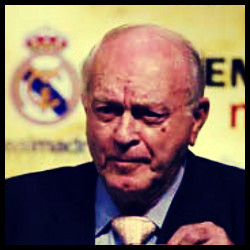
#> input picture data/test_lfw/images/Alfredo_di_Stefano_0001.jpg, 250 x 250 px, given in place of the camera
$ python main.py
#> lines starting #> are read from the running program, lines starting #| are printed output that depends on the picture
### src/detectors.py
"""演示和评估入口复用的检测器适配层。"""

from __future__ import annotations

from pathlib import Path

import cv2

from .cascade import CascadeClassifier
from .cascade_paths import haarcascade_path
from .nms import non_max_suppression
from .sliding_window import detect_multiscale


# [23 lines left out: function _expand_boxes, not called in this run]


class OpenCVHaarDetector:
    """OpenCV 预训练 Haar Cascade 基线检测器。"""

    name = "opencv"

    def __init__(self) -> None:
        """加载 OpenCV 自带的正脸 Haar cascade XML 文件。"""
        paths = [
            haarcascade_path("haarcascade_frontalface_default.xml"),
            haarcascade_path("haarcascade_frontalface_alt2.xml"),
        ]
        self.classifiers = []
        for path in paths:
            classifier = cv2.CascadeClassifier(path)
            if classifier.empty():
                raise RuntimeError(f"Failed to load Haar cascade: {path}")
            self.classifiers.append(classifier)

    def detect(self, frame, options: dict) -> tuple:
        """运行 OpenCV 基线检测器，返回灰度图和去重后的人脸框。"""
        gray = cv2.cvtColor(frame, cv2.COLOR_BGR2GRAY)
        if options.get("equalize"):
            gray = cv2.equalizeHist(gray)

        rectangles = []
        for classifier in self.classifiers:
            faces = classifier.detectMultiScale(
                gray,
                scaleFactor=float(options.get("scale_factor", 1.1)),
                minNeighbors=int(options.get("min_neighbors", 4)),
                minSize=(int(options.get("min_size", 30)), int(options.get("min_size", 30))),
                flags=cv2.CASCADE_SCALE_IMAGE,
            )
            rectangles.extend(tuple(int(value) for value in face) for face in faces)
        return gray, [tuple(map(int, rect[:4])) for rect in non_max_suppression(rectangles, threshold=0.25)]


class CustomCascadeDetector:
    """加载本项目训练出的手写 Viola-Jones Cascade 模型。"""

    name = "custom"

    # [37 lines left out: functions __init__, detect, not called in this run]


def create_detector(name: str, model_path: str | Path = "models/custom_cascade.json"):
    """按名称创建 OpenCV 基线检测器或自训练 cascade 检测器。"""
    if name == "opencv":
        return OpenCVHaarDetector()
    if name == "custom":
        return CustomCascadeDetector(model_path)
    raise ValueError(f"Unknown detector: {name}")

### src/nms.py
"""非极大值抑制和检测框重叠度计算工具。"""

from __future__ import annotations


def intersection_over_union(a: tuple, b: tuple) -> float:
    """计算两个框的 IoU，用于检测结果匹配和 NMS。"""
    ax, ay, aw, ah = a[:4]
    bx, by, bw, bh = b[:4]
    x1 = max(ax, bx)
    y1 = max(ay, by)
    x2 = min(ax + aw, bx + bw)
    y2 = min(ay + ah, by + bh)
    intersection = max(0, x2 - x1) * max(0, y2 - y1)
    if intersection <= 0:
        return 0.0
    union = aw * ah + bw * bh - intersection
    return intersection / union if union else 0.0


def non_max_suppression(boxes: list[tuple], threshold: float = 0.3) -> list[tuple]:
    """非极大值抑制：保留高分框，去掉与其高度重叠的重复框。"""
    if not boxes:
        return []

    def score(box: tuple) -> float:
        """优先使用显式检测分数，否则退回到检测框面积。"""
        if len(box) >= 5:
            return float(box[4])
        return float(box[2] * box[3])

    candidates = sorted(boxes, key=score, reverse=True)
    selected: list[tuple] = []
    for box in candidates:
        if all(intersection_over_union(box, kept) < threshold for kept in selected):
            selected.append(box)
    # 去掉被大框包含的小框（眼睛/鼻子等子区域误检）
    return remove_contained_boxes(selected)


def remove_contained_boxes(boxes: list[tuple], coverage: float = 0.5) -> list[tuple]:
    """如果小框的大部分面积被某个大框覆盖，删掉小框。"""
    if len(boxes) <= 1:
        return boxes
    keep = []
    for i, a in enumerate(boxes):
        ax, ay, aw, ah = a[:4]
        a_area = aw * ah
        contained = False
        for j, b in enumerate(boxes):
            if i == j:
                continue
            bx, by, bw, bh = b[:4]
            b_area = bw * bh
            if b_area <= a_area:
                continue  # 只看比自己大的框
            # 计算交集
            ix1, iy1 = max(ax, bx), max(ay, by)
            ix2, iy2 = min(ax + aw, bx + bw), min(ay + ah, by + bh)
            inter = max(0, ix2 - ix1) * max(0, iy2 - iy1)
            if a_area > 0 and inter / a_area >= coverage:
                contained = True
                break
        if not contained:
            keep.append(a)
    return keep

### src/cascade_paths.py
"""跨环境定位 OpenCV Haar cascade XML 文件的辅助函数。"""

from __future__ import annotations

from pathlib import Path
import sys

import cv2


def haarcascade_dir() -> Path:
    """在 pip、conda 等不同安装方式下查找 OpenCV Haar cascade 目录。"""
    data = getattr(cv2, "data", None)
    if data is not None and getattr(data, "haarcascades", None):
        candidate = Path(data.haarcascades)
        if candidate.exists():
            return candidate

    candidates = []
    prefixes = {Path(sys.prefix)}
    for prefix in prefixes:
        candidates.extend(
            [
                prefix / "share" / "opencv4" / "haarcascades",
                prefix / "share" / "opencv" / "haarcascades",
                prefix / "Library" / "etc" / "haarcascades",
            ]
        )
    cv2_file = getattr(cv2, "__file__", None)
    if cv2_file:
        cv2_path = Path(cv2_file).resolve()
        candidates.extend(
            [
                cv2_path.parent / "data",
                cv2_path.parent / "data" / "haarcascades",
            ]
        )

    for candidate in candidates:
        if (candidate / "haarcascade_frontalface_default.xml").exists():
            return candidate

    raise RuntimeError("Could not find OpenCV haarcascades directory")


def haarcascade_path(filename: str) -> str:
    """返回指定 OpenCV Haar cascade XML 文件的绝对路径。"""
    path = haarcascade_dir() / filename
    if not path.exists():
        raise RuntimeError(f"OpenCV Haar cascade file not found: {path}")
    return str(path)

### main.py
"""带 OpenCV 调参控件的单检测器交互式人脸检测演示。"""

from __future__ import annotations

import argparse
import csv
import platform
import time
from pathlib import Path

import cv2

from src.cascade_paths import haarcascade_path
from src.detectors import create_detector


WINDOW_NAME = "Viola-Jones Face Detection"
CONTROL_WINDOW = "Controls"
PROJECT_ROOT = Path(__file__).resolve().parent


def project_path(path: str | Path) -> Path:
    """Resolve relative CLI paths from the repository root."""
    candidate = Path(path)
    return candidate if candidate.is_absolute() else PROJECT_ROOT / candidate


def parse_args() -> argparse.Namespace:
    """解析交互式演示脚本的命令行参数。"""
    parser = argparse.ArgumentParser(description="使用 OpenCV 或自训练 cascade 进行实时人脸检测。")
    parser.add_argument("--source", default="0", help="摄像头编号（如 0），或视频/图片路径。默认：0")
    parser.add_argument("--detector", choices=["opencv", "custom"], default="opencv", help="检测器后端。")
    parser.add_argument("--model", default="models/custom_cascade.json", help="自训练 cascade 模型路径。")
    parser.add_argument("--scale-factor", type=float, default=None, help="图像金字塔缩放因子。")
    parser.add_argument("--min-neighbors", type=int, default=4, help="OpenCV Haar minNeighbors。默认：4")
    parser.add_argument("--min-size", type=int, default=30, help="最小人脸尺寸（像素）。默认：30")
    parser.add_argument("--window-step", type=int, default=4, help="自实现检测器滑窗步长。默认：4")
    parser.add_argument("--nms-threshold", type=float, default=0.3, help="自实现检测器 NMS IoU 阈值。默认：0.3")
    parser.add_argument("--equalize", action="store_true", help="检测前启用直方图均衡化。")
    parser.add_argument("--no-display", action="store_true", help="不打开 OpenCV 窗口，只保存结果。")
    parser.add_argument("--width", type=int, default=960, help="摄像头帧宽度。默认：960")
    parser.add_argument("--height", type=int, default=540, help="摄像头帧高度。默认：540")
    return parser.parse_args()


def resolve_defaults(args: argparse.Namespace) -> argparse.Namespace:
    """根据检测器类型补默认参数：OpenCV 和手写检测器使用不同默认尺度。"""
    if args.scale_factor is None:
        args.scale_factor = 1.1 if args.detector == "opencv" else 1.2
    return args


def open_source(source: str, width: int, height: int):
    """打开摄像头、视频或图片输入源。"""
    if source.isdigit():
        camera_index = int(source)
        if platform.system() == "Windows":
            cap = cv2.VideoCapture(camera_index, cv2.CAP_DSHOW)
        else:
            cap = cv2.VideoCapture(camera_index)
        cap.set(cv2.CAP_PROP_FRAME_WIDTH, width)
        cap.set(cv2.CAP_PROP_FRAME_HEIGHT, height)
        return cap, False

    path = project_path(source)
    if not path.exists():
        raise FileNotFoundError(f"Input source does not exist: {source}")

    if path.suffix.lower() in {".jpg", ".jpeg", ".png", ".bmp", ".webp"}:
        image = cv2.imread(str(path))
        if image is None:
            raise RuntimeError(f"Failed to read image: {source}")
        return image, True

    return cv2.VideoCapture(str(path)), False


def ensure_output_dirs():
    """创建截图、人脸裁剪和运行日志输出目录。"""
    root = PROJECT_ROOT / "results"
    screenshots = root / "screenshots"
    faces = root / "faces"
    logs = root / "logs"
    screenshots.mkdir(parents=True, exist_ok=True)
    faces.mkdir(parents=True, exist_ok=True)
    logs.mkdir(parents=True, exist_ok=True)
    return screenshots, faces, logs


def create_controls(args: argparse.Namespace) -> None:
    """创建 OpenCV 滑条窗口，用于实时调参。"""
    cv2.namedWindow(CONTROL_WINDOW, cv2.WINDOW_NORMAL)
    cv2.resizeWindow(CONTROL_WINDOW, 500, 260)
    cv2.createTrackbar("scale x100", CONTROL_WINDOW, int(args.scale_factor * 100), 160, lambda _: None)
    cv2.createTrackbar("minNeighbors", CONTROL_WINDOW, args.min_neighbors, 20, lambda _: None)
    cv2.createTrackbar("minSize", CONTROL_WINDOW, args.min_size, 240, lambda _: None)
    cv2.createTrackbar("window step", CONTROL_WINDOW, args.window_step, 16, lambda _: None)
    cv2.createTrackbar("equalize", CONTROL_WINDOW, int(args.equalize), 1, lambda _: None)
    cv2.createTrackbar("eyes", CONTROL_WINDOW, 1, 1, lambda _: None)
    cv2.createTrackbar("privacy blur", CONTROL_WINDOW, 0, 1, lambda _: None)


def read_controls(args: argparse.Namespace) -> dict:
    """从滑条窗口读取当前参数，并统一成检测器 options。"""
    scale_raw = cv2.getTrackbarPos("scale x100", CONTROL_WINDOW)
    min_neighbors = cv2.getTrackbarPos("minNeighbors", CONTROL_WINDOW)
    min_size = cv2.getTrackbarPos("minSize", CONTROL_WINDOW)
    window_step = cv2.getTrackbarPos("window step", CONTROL_WINDOW)
    return {
        "detector": args.detector,
        "scale_factor": max(1.05, scale_raw / 100.0),
        "min_neighbors": max(1, min_neighbors),
        "min_size": max(20, min_size),
        "window_step": max(1, window_step),
        "nms_threshold": args.nms_threshold,
        "equalize": cv2.getTrackbarPos("equalize", CONTROL_WINDOW) == 1,
        "detect_eyes": cv2.getTrackbarPos("eyes", CONTROL_WINDOW) == 1,
        "privacy_blur": cv2.getTrackbarPos("privacy blur", CONTROL_WINDOW) == 1,
    }


# [13 lines left out: function static_options, not called in this run]


def load_eye_classifier():
    """加载 OpenCV 眼睛检测器，用于在人脸框内做辅助标记。"""
    path = haarcascade_path("haarcascade_eye.xml")
    classifier = cv2.CascadeClassifier(path)
    if classifier.empty():
        raise RuntimeError(f"Failed to load eye cascade: {path}")
    return classifier


def detect_eyes(gray, faces, eye_classifier, enabled: bool):
    """在每个人脸 ROI 内检测最多两个眼睛框。"""
    if not enabled:
        return []

    eyes_by_face = []
    for x, y, w, h in faces:
        face_gray = gray[y : y + h, x : x + w]
        eyes = eye_classifier.detectMultiScale(
            face_gray,
            scaleFactor=1.1,
            minNeighbors=8,
            minSize=(12, 12),
            flags=cv2.CASCADE_SCALE_IMAGE,
        )
        absolute_eyes = [(x + ex, y + ey, ew, eh) for ex, ey, ew, eh in eyes[:2]]
        eyes_by_face.append(absolute_eyes)
    return eyes_by_face


# [8 lines left out: function blur_faces, not called in this run]


def draw_overlay(frame, faces, eyes_by_face, fps: float, options: dict) -> None:
    """在视频帧上绘制检测框、眼睛位置和当前运行参数。"""
    face_color = (0, 255, 255)
    eye_color = (255, 180, 0)
    for x, y, w, h in faces:
        cv2.rectangle(frame, (x, y), (x + w, y + h), face_color, 2)
        cv2.putText(frame, "Face", (x, max(20, y - 8)), cv2.FONT_HERSHEY_SIMPLEX, 0.6, face_color, 2, cv2.LINE_AA)

    for eyes in eyes_by_face:
        for ex, ey, ew, eh in eyes:
            center = (ex + ew // 2, ey + eh // 2)
            radius = max(6, min(ew, eh) // 2)
            cv2.circle(frame, center, radius, eye_color, 2)

    lines = [
        f"Detector: {options['detector']}",
        f"Faces: {len(faces)} | FPS: {fps:.1f}",
        f"scaleFactor: {options['scale_factor']:.2f}",
        f"minSize: {options['min_size']} | step: {options['window_step']}",
        f"equalize: {'on' if options['equalize'] else 'off'} | eyes: {'on' if options['detect_eyes'] else 'off'}",
        f"privacy: {'on' if options['privacy_blur'] else 'off'}",
        "s: screenshot | f: save faces | q/esc: quit",
    ]

    y = 28
    for line in lines:
        cv2.putText(frame, line, (16, y), cv2.FONT_HERSHEY_SIMPLEX, 0.62, (0, 255, 255), 2, cv2.LINE_AA)
        y += 27


# [11 lines left out: function save_face_crops, not called in this run]


def write_log_header(log_path: Path):
    """创建 CSV 日志文件，并写入统一表头。"""
    handle = log_path.open("w", newline="", encoding="utf-8")
    writer = csv.writer(handle)
    writer.writerow(
        [
            "timestamp",
            "detector",
            "fps",
            "face_count",
            "scale_factor",
            "min_neighbors",
            "min_size",
            "window_step",
            "equalize",
            "eyes",
            "privacy_blur",
        ]
    )
    return handle, writer


def run_detection(detector, frame, eye_classifier, options: dict, fps: float):
    """执行一次检测，并生成带可视化叠加信息的显示帧。"""
    gray, faces = detector.detect(frame, options)
    eyes_by_face = detect_eyes(gray, faces, eye_classifier, options["detect_eyes"])
    display_frame = frame.copy()
    if options["privacy_blur"]:
        blur_faces(display_frame, faces)
    draw_overlay(display_frame, faces, eyes_by_face, fps, options)
    return display_frame, faces


def main() -> None:
    """运行实时或单图检测演示主循环。"""
    args = resolve_defaults(parse_args())
    screenshots_dir, faces_dir, logs_dir = ensure_output_dirs()

    print(f"[INFO] Loading detector: {args.detector}", flush=True)
    detector = create_detector(args.detector, project_path(args.model))
    eye_classifier = load_eye_classifier()

    print(f"[INFO] Opening source: {args.source}", flush=True)
    source, is_image = open_source(args.source, args.width, args.height)
    log_path = logs_dir / f"{args.detector}_log.csv"
    log_handle, log_writer = write_log_header(log_path)

    try:
        if is_image:
            frame = source.copy()
            options = static_options(args)
            start = time.perf_counter()
            display_frame, faces = run_detection(detector, frame, eye_classifier, options, 0.0)
            elapsed = time.perf_counter() - start
            log_writer.writerow(
                [
                    time.strftime("%Y-%m-%d %H:%M:%S"),
                    args.detector,
                    f"{(1.0 / elapsed) if elapsed > 0 else 0.0:.2f}",
                    len(faces),
                    f"{options['scale_factor']:.2f}",
                    options["min_neighbors"],
                    options["min_size"],
                    options["window_step"],
                    int(options["equalize"]),
                    int(options["detect_eyes"]),
                    int(options["privacy_blur"]),
                ]
            )
            log_handle.flush()
            filename = time.strftime(f"{args.detector}_image_result_%Y%m%d_%H%M%S.jpg")
            output_path = screenshots_dir / filename
            cv2.imwrite(str(output_path), display_frame)
            print(f"[INFO] Saved image result: {output_path}", flush=True)
            if not args.no_display:
                cv2.imshow(WINDOW_NAME, display_frame)
                cv2.waitKey(0)
            return

        if not source.isOpened():
            raise RuntimeError(f"Failed to open video source: {args.source}")

        print("[INFO] Source opened. Use the Controls window to tune parameters.", flush=True)
        print("[INFO] Press s to save a screenshot, f to save face crops, q or Esc to quit.", flush=True)

        if not args.no_display:
            cv2.namedWindow(WINDOW_NAME, cv2.WINDOW_NORMAL)
            create_controls(args)
        last_time = time.perf_counter()
        fps = 0.0
        frame_index = 0

        while True:
            ok, frame = source.read()
#> frame is the input picture: shape (250, 250, 3); mean B, G, R 93.1, 110, 135
            if not ok:
                print("[INFO] End of source or frame read failed; exiting.", flush=True)
                break

            now = time.perf_counter()
            elapsed = now - last_time
            last_time = now
            if elapsed > 0:
                fps = 0.9 * fps + 0.1 * (1.0 / elapsed) if fps > 0 else 1.0 / elapsed

            options = read_controls(args) if not args.no_display else static_options(args)
            display_frame, faces = run_detection(detector, frame, eye_classifier, options, fps)
#> in detect, `gray = cv2.cvtColor(frame, cv2.COLOR_BGR2GRAY)`:
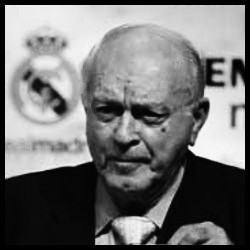
#> gray: shape (250, 250); min 0, max 248, mean 115.5
#> the loop in detect, `for classifier in self.classifiers:` made 2 passes
#> faces on passes 1 to 2: [[67, 68, 118, 118]], [[71, 69, 113, 113]]
#> after the loop in detect, `for classifier in self.classifiers:`: rectangles = [(67, 68, 118, 118), (71, 69, 113, 113)]
#> the loop in non_max_suppression, `for box in candidates:` made 2 passes
#> after the loop in non_max_suppression, `for box in candidates:`: selected = [(67, 68, 118, 118)]
#> the loop in detect_eyes, `for x, y, w, h in faces:` made 1 pass
#> pass 1, in detect_eyes, `face_gray = gray[y : y + h, x : x + w]`:
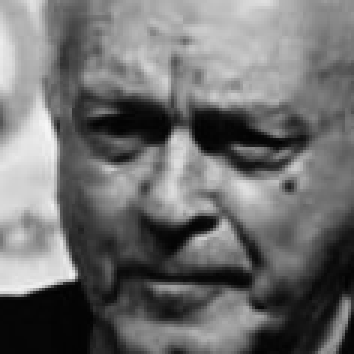
#> face_gray: shape (118, 118) (shown 3 times larger); min 2, max 246, mean 110.6
#> after the loop in detect_eyes, `for x, y, w, h in faces:`: eyes_by_face = [[]]
#> the loop in draw_overlay, `for x, y, w, h in faces:` made 1 pass
#> after the loop in draw_overlay, `for x, y, w, h in faces:`:
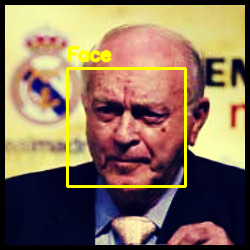
#> frame: shape (250, 250, 3); mean B, G, R 90.1, 114, 137.8
#> the loop in draw_overlay, `for eyes in eyes_by_face:` made 1 pass
#> eyes on pass 1: []
#> in draw_overlay, `lines = [ f"Detector: {options['detector']}", f"Faces: {len(faces)} | ..`: lines = 7 items, first 6: 'Detector: opencv', 'Faces: 1 | FPS: 62.3', 'scaleFactor: 1.10', 'minSize: 30 | step: 4', 'equalize: off | eyes: on', 'privacy: off'
#> the loop in draw_overlay, `for line in lines:` made 7 passes
#> (line, y) on passes 1 to 6: ('Detector: opencv', 55), ('Faces: 1 | FPS: 62.3', 82), ('scaleFactor: 1.10', 109), ('minSize: 30 | step: 4', 136), ('equalize: off | eyes: on', 163), ('privacy: off', 190)
#> after the loop in draw_overlay, `for line in lines:`:
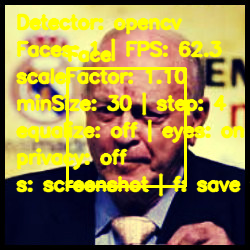
#> frame: shape (250, 250, 3); mean B, G, R 73.4, 131.5, 150.1
#> after the loop in draw_overlay, `for line in lines:`: y = 217
#> faces = [(67, 68, 118, 118)]
            if not args.no_display:
                cv2.imshow(WINDOW_NAME, display_frame)

            if frame_index % 15 == 0:
                log_writer.writerow(
                    [
                        time.strftime("%Y-%m-%d %H:%M:%S"),
                        args.detector,
                        f"{fps:.2f}",
                        len(faces),
                        f"{options['scale_factor']:.2f}",
                        options["min_neighbors"],
                        options["min_size"],
                        options["window_step"],
                        int(options["equalize"]),
                        int(options["detect_eyes"]),
                        int(options["privacy_blur"]),
                    ]
                )
                log_handle.flush()
            frame_index += 1

            if args.no_display:
                continue

            key = cv2.waitKey(1) & 0xFF
#> (key q is pressed here)
            if key in {ord("q"), 27}:
                break
            if key == ord("s"):
                filename = time.strftime(f"{args.detector}_screenshot_%Y%m%d_%H%M%S.jpg")
                cv2.imwrite(str(screenshots_dir / filename), display_frame)
                print(f"[INFO] Saved screenshot: {screenshots_dir / filename}", flush=True)
            if key == ord("f"):
                saved = save_face_crops(frame, faces, faces_dir)
                print(f"[INFO] Saved {saved} face crop(s) to: {faces_dir}", flush=True)

    finally:
        log_handle.close()
        if not is_image:
            source.release()
        cv2.destroyAllWindows()


if __name__ == "__main__":
    main()

$ run again, on data/test_lfw/images/Alison_Lohman_0001.jpg
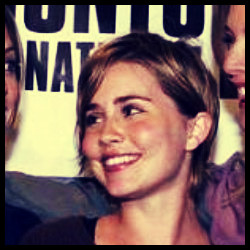
#> input picture data/test_lfw/images/Alison_Lohman_0001.jpg, 250 x 250 px, given in place of the camera
#> in main, frame is the input picture: shape (250, 250, 3); mean B, G, R 91.2, 96, 122.6
#> the loop in detect, `for classifier in self.classifiers:` made 2 passes
#> faces on pass 1: [[70, 63, 119, 119]]
#> after the loop in detect, `for classifier in self.classifiers:`: rectangles = [(70, 63, 119, 119)]
#> the loop in non_max_suppression, `for box in candidates:` made 1 pass
#> the loop in detect_eyes, `for x, y, w, h in faces:` made 1 pass
#> (x, y, w, h, eyes, absolute_eyes) on pass 1: (70, 63, 119, 119, [[43, 32, 31, 31], [11, 43, 25, 25]], [(113, 95, 31, 31), (81, 106, 25, 25)])
#> after the loop in detect_eyes, `for x, y, w, h in faces:`: eyes_by_face = [[(113, 95, 31, 31), (81, 106, 25, 25)]]
#> the loop in draw_overlay, `for x, y, w, h in faces:` made 1 pass
#> the loop in draw_overlay, `for eyes in eyes_by_face:` made 1 pass
#> eyes on pass 1: [(113, 95, 31, 31), (81, 106, 25, 25)]
#> after the loop in draw_overlay, `for eyes in eyes_by_face:`:
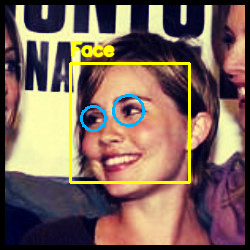
#> frame: shape (250, 250, 3); mean B, G, R 89.7, 100.9, 124.8
#> lines = 7 items, first 6: 'Detector: opencv', 'Faces: 1 | FPS: 59.4', 'scaleFactor: 1.10', 'minSize: 30 | step: 4', 'equalize: off | eyes: on', 'privacy: off'
#> the loop in draw_overlay, `for line in lines:` made 7 passes
#> (line, y) on passes 1 to 6: ('Detector: opencv', 55), ('Faces: 1 | FPS: 59.4', 82), ('scaleFactor: 1.10', 109), ('minSize: 30 | step: 4', 136), ('equalize: off | eyes: on', 163), ('privacy: off', 190)
#> after the loop in draw_overlay, `for line in lines:`:
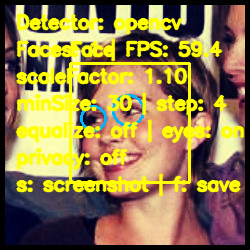
#> frame: shape (250, 250, 3); mean B, G, R 73.4, 121.5, 142.6
#> after the loop in draw_overlay, `for line in lines:`: y = 217
#> in main, `display_frame, faces = run_detection(detector, frame, eye_classifier, ..`: faces = [(70, 63, 119, 119)]
